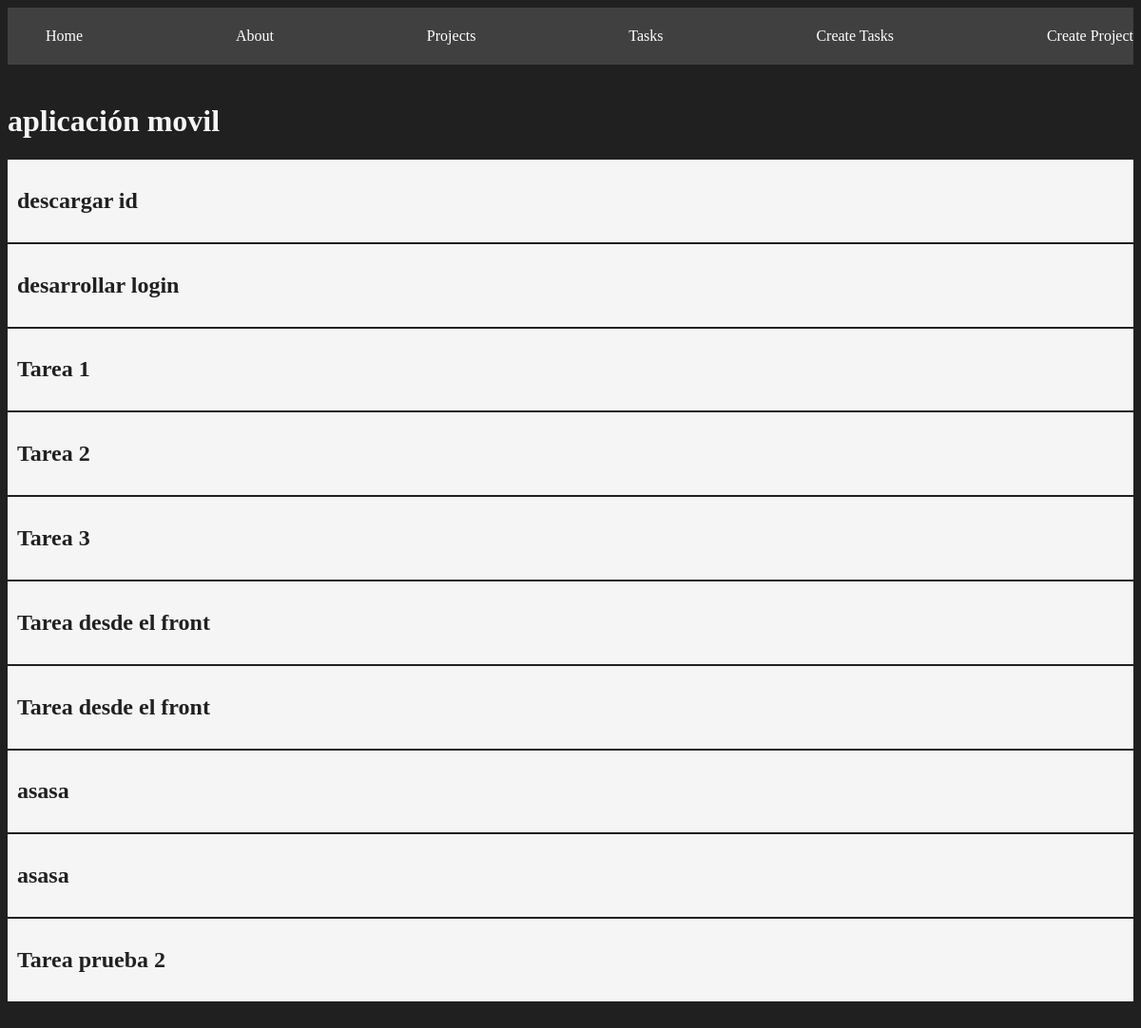
Page /project_detail/1 on the committed database.
### myapp/models.py (models this page shows, shortened)
class Project(models.Model):
    name = models.CharField(max_length=200)
    def __str__(self):
        return self.name

class Task(models.Model):
    title = models.CharField(max_length=200)
    description = models.TextField()
    project = models.ForeignKey(Project, on_delete=models.CASCADE)
    done = models.BooleanField(default=False)

### myapp/views.py (the view)
# urls.py: path('project_detail/<int:id>', views.project_detail, name="project_detail"),
def project_detail(request, id):
    project = get_object_or_404(Project, id=id)
    task = Task.objects.filter(project_id=id)
    return render(request, 'projects/detail.html', {
        'projects': project,
        'tasks': task
    })

### myapp/templates/projects/detail.html
{% extends 'layouts/base.html' %}
{% block content %}
    <h1>{{ projects }}</h1>
    {% for task in tasks %}
        <div class="card">
            <h2>{{ task.title }}</h2>
        </div>
    {% endfor %}
{% endblock %}

### myapp/static/styles/main.css (style rules this page uses)
body { background: #202020; color: whitesmoke; }
.card { background: whitesmoke; color: #202020; padding: 10px; margin-bottom: 2px; }

### rows in the picture
Project: name "aplicación movil"
Task: title "descargar id"
Task: title "desarrollar login"
Task: title "Tarea 1"
Task: title "Tarea 2"
Task: title "Tarea 3"
Task: title "Tarea desde el front"
Task: title "Tarea desde el front"
Task: title "asasa"
Task: title "asasa"
Task: title "Tarea prueba 2"
